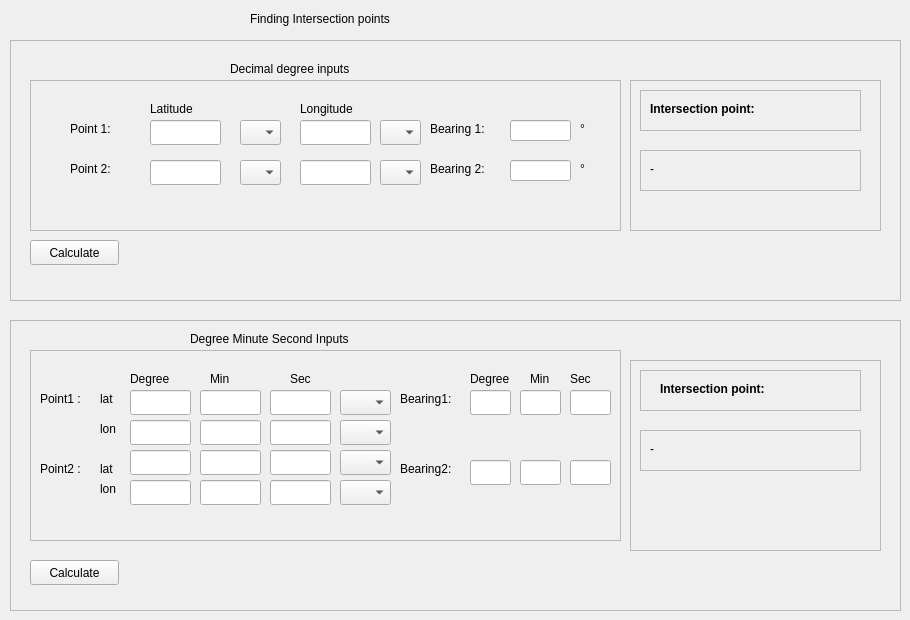
    <widget class="QWidget" name="tab_3">
     <attribute name="title">
      <string>Find Intersection points (input type: both)</string>
     </attribute>
     <widget class="QFrame" name="frame_7">
      <property name="geometry">
       <rect>
        <x>10</x>
        <y>40</y>
        <width>891</width>
        <height>261</height>
       </rect>
      </property>
      <property name="frameShape">
       <enum>QFrame::StyledPanel</enum>
      </property>
      <property name="frameShadow">
       <enum>QFrame::Raised</enum>
      </property>
      <widget class="QPushButton" name="calculate_inter_point_button">
       <property name="geometry">
        <rect>
         <x>20</x>
         <y>200</y>
         <width>89</width>
         <height>25</height>
        </rect>
       </property>
       <property name="text">
        <string>Calculate</string>
       </property>
      </widget>
      <widget class="QFrame" name="frame_14">
       <property name="geometry">
        <rect>
         <x>20</x>
         <y>40</y>
         <width>591</width>
         <height>151</height>
        </rect>
       </property>
       <property name="frameShape">
        <enum>QFrame::StyledPanel</enum>
       </property>
       <property name="frameShadow">
        <enum>QFrame::Raised</enum>
       </property>
       <widget class="QLineEdit" name="lon1_dd_tab3">
        <property name="geometry">
         <rect>
          <x>270</x>
          <y>40</y>
          <width>71</width>
          <height>25</height>
         </rect>
        </property>
       </widget>
       <widget class="QComboBox" name="lat1_pole_tab3">
        <property name="geometry">
         <rect>
          <x>210</x>
          <y>40</y>
          <width>41</width>
          <height>25</height>
         </rect>
        </property>
       </widget>
       <widget class="QComboBox" name="lon1_tab3_dir">
        <property name="geometry">
         <rect>
          <x>350</x>
          <y>40</y>
          <width>41</width>
          <height>25</height>
         </rect>
        </property>
       </widget>
       <widget class="QLineEdit" name="lat1_dd_tab3">
        <property name="geometry">
         <rect>
          <x>120</x>
          <y>40</y>
          <width>71</width>
          <height>25</height>
         </rect>
        </property>
       </widget>
       <widget class="QComboBox" name="lon2_dir_tab3">
        <property name="geometry">
         <rect>
          <x>350</x>
          <y>80</y>
          <width>41</width>
          <height>25</height>
         </rect>
        </property>
       </widget>
       <widget class="QLineEdit" name="lat2_dd_tab3">
        <property name="geometry">
         <rect>
          <x>120</x>
          <y>80</y>
          <width>71</width>
          <height>25</height>
         </rect>
        </property>
       </widget>
       <widget class="QComboBox" name="lat2_pole_tab3">
        <property name="geometry">
         <rect>
          <x>210</x>
          <y>80</y>
          <width>41</width>
          <height>25</height>
         </rect>
        </property>
       </widget>
       <widget class="QLineEdit" name="lon2_dd_tab3">
        <property name="geometry">
         <rect>
          <x>270</x>
          <y>80</y>
          <width>71</width>
          <height>25</height>
         </rect>
        </property>
       </widget>
       <widget class="QLineEdit" name="bearing2_dd_tab3">
        <property name="geometry">
         <rect>
          <x>480</x>
          <y>80</y>
          <width>61</width>
          <height>21</height>
         </rect>
        </property>
       </widget>
       <widget class="QLabel" name="label_57">
        <property name="geometry">
         <rect>
          <x>400</x>
          <y>40</y>
          <width>81</width>
          <height>17</height>
         </rect>
        </property>
        <property name="text">
         <string>Bearing 1:</string>
        </property>
       </widget>
       <widget class="QLineEdit" name="bearing1_dd_tab3">
        <property name="geometry">
         <rect>
          <x>480</x>
          <y>40</y>
          <width>61</width>
          <height>21</height>
         </rect>
        </property>
       </widget>
       <widget class="QLabel" name="label_59">
        <property name="geometry">
         <rect>
          <x>120</x>
          <y>20</y>
          <width>67</width>
          <height>17</height>
         </rect>
        </property>
        <property name="text">
         <string>Latitude</string>
        </property>
       </widget>
       <widget class="QLabel" name="label_60">
        <property name="geometry">
         <rect>
          <x>270</x>
          <y>20</y>
          <width>81</width>
          <height>17</height>
         </rect>
        </property>
        <property name="text">
         <string>Longitude</string>
        </property>
       </widget>
       <widget class="QLabel" name="label_55">
        <property name="geometry">
         <rect>
          <x>40</x>
          <y>40</y>
          <width>67</width>
          <height>17</height>
         </rect>
        </property>
        <property name="text">
         <string>Point 1:</string>
        </property>
       </widget>
       <widget class="QLabel" name="label_56">
        <property name="geometry">
         <rect>
          <x>40</x>
          <y>80</y>
          <width>67</width>
          <height>17</height>
         </rect>
        </property>
        <property name="text">
         <string>Point 2:</string>
        </property>
       </widget>
       <widget class="QLabel" name="label_58">
        <property name="geometry">
         <rect>
          <x>400</x>
          <y>80</y>
          <width>81</width>
          <height>17</height>
         </rect>
        </property>
        <property name="text">
         <string>Bearing 2:</string>
        </property>
       </widget>
       <widget class="QLabel" name="label_54">
        <property name="geometry">
         <rect>
          <x>550</x>
          <y>40</y>
          <width>16</width>
          <height>17</height>
         </rect>
        </property>
        <property name="text">
         <string>°</string>
        </property>
       </widget>
       <widget class="QLabel" name="label_75">
        <property name="geometry">
         <rect>
          <x>550</x>
          <y>80</y>
          <width>16</width>
          <height>17</height>
         </rect>
        </property>
        <property name="text">
         <string>°</string>
        </property>
       </widget>
      </widget>
      <widget class="QFrame" name="frame_15">
       <property name="geometry">
        <rect>
         <x>620</x>
         <y>40</y>
         <width>251</width>
         <height>151</height>
        </rect>
       </property>
       <property name="frameShape">
        <enum>QFrame::StyledPanel</enum>
       </property>
       <property name="frameShadow">
        <enum>QFrame::Raised</enum>
       </property>
       <widget class="QFrame" name="frame_32">
        <property name="geometry">
         <rect>
          <x>10</x>
          <y>10</y>
          <width>221</width>
          <height>41</height>
         </rect>
        </property>
        <property name="frameShape">
         <enum>QFrame::StyledPanel</enum>
        </property>
        <property name="frameShadow">
         <enum>QFrame::Raised</enum>
        </property>
        <widget class="QLabel" name="label_61">
         <property name="geometry">
          <rect>
           <x>10</x>
           <y>10</y>
           <width>201</width>
           <height>17</height>
          </rect>
         </property>
         <property name="font">
          <font>
           <weight>75</weight>
           <bold>true</bold>
          </font>
         </property>
         <property name="text">
          <string>Intersection point:</string>
         </property>
        </widget>
       </widget>
       <widget class="QFrame" name="frame_33">
        <property name="geometry">
         <rect>
          <x>10</x>
          <y>70</y>
          <width>221</width>
          <height>41</height>
         </rect>
        </property>
        <property name="frameShape">
         <enum>QFrame::StyledPanel</enum>
        </property>
        <property name="frameShadow">
         <enum>QFrame::Raised</enum>
        </property>
        <widget class="QLabel" name="intersection_point_value_label">
         <property name="geometry">
          <rect>
           <x>10</x>
           <y>10</y>
           <width>361</width>
           <height>17</height>
          </rect>
         </property>
         <property name="text">
          <string>-</string>
         </property>
        </widget>
       </widget>
      </widget>
      <widget class="QLabel" name="label_62">
       <property name="geometry">
        <rect>
         <x>220</x>
         <y>20</y>
         <width>211</width>
         <height>17</height>
        </rect>
       </property>
       <property name="text">
        <string>Decimal degree inputs</string>
       </property>
      </widget>
     </widget>
     <widget class="QFrame" name="frame_16">
      <property name="geometry">
       <rect>
        <x>10</x>
        <y>320</y>
        <width>891</width>
        <height>291</height>
       </rect>
      </property>
      <property name="frameShape">
       <enum>QFrame::StyledPanel</enum>
      </property>
      <property name="frameShadow">
       <enum>QFrame::Raised</enum>
      </property>
      <widget class="QFrame" name="frame_8">
       <property name="geometry">
        <rect>
         <x>20</x>
         <y>30</y>
         <width>591</width>
         <height>191</height>
        </rect>
       </property>
       <property name="frameShape">
        <enum>QFrame::StyledPanel</enum>
       </property>
       <property name="frameShadow">
        <enum>QFrame::Raised</enum>
       </property>
       <widget class="QLabel" name="label_64">
        <property name="geometry">
         <rect>
          <x>10</x>
          <y>40</y>
          <width>51</width>
          <height>17</height>
         </rect>
        </property>
        <property name="text">
         <string>Point1 :</string>
        </property>
       </widget>
       <widget class="QLabel" name="label_65">
        <property name="geometry">
         <rect>
          <x>10</x>
          <y>110</y>
          <width>51</width>
          <height>17</height>
         </rect>
        </property>
        <property name="text">
         <string>Point2 :</string>
        </property>
       </widget>
       <widget class="QLineEdit" name="lat1_deg_dms_tab3">
        <property name="geometry">
         <rect>
          <x>100</x>
          <y>40</y>
          <width>61</width>
          <height>25</height>
         </rect>
        </property>
       </widget>
       <widget class="QLineEdit" name="lat1_min_dms_tab3">
        <property name="geometry">
         <rect>
          <x>170</x>
          <y>40</y>
          <width>61</width>
          <height>25</height>
         </rect>
        </property>
       </widget>
       <widget class="QLineEdit" name="lat1_sec_dms_tab3">
        <property name="geometry">
         <rect>
          <x>240</x>
          <y>40</y>
          <width>61</width>
          <height>25</height>
         </rect>
        </property>
       </widget>
       <widget class="QComboBox" name="point1_pole_tab3">
        <property name="geometry">
         <rect>
          <x>310</x>
          <y>40</y>
          <width>51</width>
          <height>25</height>
         </rect>
        </property>
       </widget>
       <widget class="QLineEdit" name="bearing1_deg_dms_tab3">
        <property name="geometry">
         <rect>
          <x>440</x>
          <y>40</y>
          <width>41</width>
          <height>25</height>
         </rect>
        </property>
       </widget>
       <widget class="QLineEdit" name="bearing1_min_dms_tab3">
        <property name="geometry">
         <rect>
          <x>490</x>
          <y>40</y>
          <width>41</width>
          <height>25</height>
         </rect>
        </property>
       </widget>
       <widget class="QLineEdit" name="bearing1_sec_dms_tab3">
        <property name="geometry">
         <rect>
          <x>540</x>
          <y>40</y>
          <width>41</width>
          <height>25</height>
         </rect>
        </property>
       </widget>
       <widget class="QLineEdit" name="lat2_deg_dms_tab3">
        <property name="geometry">
         <rect>
          <x>100</x>
          <y>100</y>
          <width>61</width>
          <height>25</height>
         </rect>
        </property>
       </widget>
       <widget class="QLineEdit" name="lat2_min_dms_tab3">
        <property name="geometry">
         <rect>
          <x>170</x>
          <y>100</y>
          <width>61</width>
          <height>25</height>
         </rect>
        </property>
       </widget>
       <widget class="QLineEdit" name="lat2_sec_dms_tab3">
        <property name="geometry">
         <rect>
          <x>240</x>
          <y>100</y>
          <width>61</width>
          <height>25</height>
         </rect>
        </property>
       </widget>
       <widget class="QComboBox" name="point2_pole_tab3">
        <property name="geometry">
         <rect>
          <x>310</x>
          <y>100</y>
          <width>51</width>
          <height>25</height>
         </rect>
        </property>
       </widget>
       <widget class="QLineEdit" name="bearing2_deg_dms_tab3">
        <property name="geometry">
         <rect>
          <x>440</x>
          <y>110</y>
          <width>41</width>
          <height>25</height>
         </rect>
        </property>
       </widget>
       <widget class="QLineEdit" name="bearing2_min_dms_tab3">
        <property name="geometry">
         <rect>
          <x>490</x>
          <y>110</y>
          <width>41</width>
          <height>25</height>
         </rect>
        </property>
       </widget>
       <widget class="QLineEdit" name="bearing2_sec_dms_tab3">
        <property name="geometry">
         <rect>
          <x>540</x>
          <y>110</y>
          <width>41</width>
          <height>25</height>
         </rect>
        </property>
       </widget>
       <widget class="QLabel" name="label_66">
        <property name="geometry">
         <rect>
          <x>100</x>
          <y>20</y>
          <width>67</width>
          <height>17</height>
         </rect>
        </property>
        <property name="text">
         <string>Degree</string>
        </property>
       </widget>
       <widget class="QLabel" name="label_67">
        <property name="geometry">
         <rect>
          <x>180</x>
          <y>20</y>
          <width>67</width>
          <height>17</height>
         </rect>
        </property>
        <property name="text">
         <string>Min</string>
        </property>
       </widget>
       <widget class="QLabel" name="label_68">
        <property name="geometry">
         <rect>
          <x>260</x>
          <y>20</y>
          <width>67</width>
          <height>17</height>
         </rect>
        </property>
        <property name="text">
         <string>Sec</string>
        </property>
       </widget>
       <widget class="QLabel" name="label_69">
        <property name="geometry">
         <rect>
          <x>440</x>
          <y>20</y>
          <width>51</width>
          <height>17</height>
         </rect>
        </property>
        <property name="text">
         <string>Degree</string>
        </property>
       </widget>
       <widget class="QLabel" name="label_70">
        <property name="geometry">
         <rect>
          <x>500</x>
          <y>20</y>
          <width>41</width>
          <height>17</height>
         </rect>
        </property>
        <property name="text">
         <string>Min</string>
        </property>
       </widget>
       <widget class="QLabel" name="label_71">
        <property name="geometry">
         <rect>
          <x>540</x>
          <y>20</y>
          <width>41</width>
          <height>17</height>
         </rect>
        </property>
        <property name="text">
         <string>Sec</string>
        </property>
       </widget>
       <widget class="QLineEdit" name="lon1_deg_dms_tab3">
        <property name="geometry">
         <rect>
          <x>100</x>
          <y>70</y>
          <width>61</width>
          <height>25</height>
         </rect>
        </property>
       </widget>
       <widget class="QLineEdit" name="lon1_min_dms_tab3">
        <property name="geometry">
         <rect>
          <x>170</x>
          <y>70</y>
          <width>61</width>
          <height>25</height>
         </rect>
        </property>
       </widget>
       <widget class="QLineEdit" name="lon1_sec_dms_tab3">
        <property name="geometry">
         <rect>
          <x>240</x>
          <y>70</y>
          <width>61</width>
          <height>25</height>
         </rect>
        </property>
       </widget>
       <widget class="QLineEdit" name="lon2_deg_dms_tab3">
        <property name="geometry">
         <rect>
          <x>100</x>
          <y>130</y>
          <width>61</width>
          <height>25</height>
         </rect>
        </property>
       </widget>
       <widget class="QLineEdit" name="lon2_min_dms_tab3">
        <property name="geometry">
         <rect>
          <x>170</x>
          <y>130</y>
          <width>61</width>
          <height>25</height>
         </rect>
        </property>
       </widget>
       <widget class="QLineEdit" name="lon2_sec_dms_tab3">
        <property name="geometry">
         <rect>
          <x>240</x>
          <y>130</y>
          <width>61</width>
          <height>25</height>
         </rect>
        </property>
       </widget>
       <widget class="QComboBox" name="point1_direction_tab3">
        <property name="geometry">
         <rect>
          <x>310</x>
          <y>70</y>
          <width>51</width>
          <height>25</height>
         </rect>
        </property>
       </widget>
       <widget class="QComboBox" name="point2_direction_tab3">
        <property name="geometry">
         <rect>
          <x>310</x>
          <y>130</y>
          <width>51</width>
          <height>25</height>
         </rect>
        </property>
       </widget>
       <widget class="QLabel" name="label_73">
        <property name="geometry">
         <rect>
          <x>70</x>
          <y>40</y>
          <width>31</width>
          <height>17</height>
         </rect>
        </property>
        <property name="text">
         <string>lat</string>
        </property>
       </widget>
       <widget class="QLabel" name="label_84">
        <property name="geometry">
         <rect>
          <x>70</x>
          <y>70</y>
          <width>31</width>
          <height>17</height>
         </rect>
        </property>
        <property name="text">
         <string>lon</string>
        </property>
       </widget>
       <widget class="QLabel" name="label_85">
        <property name="geometry">
         <rect>
          <x>70</x>
          <y>130</y>
          <width>31</width>
          <height>17</height>
         </rect>
        </property>
        <property name="text">
         <string>lon</string>
        </property>
       </widget>
       <widget class="QLabel" name="label_86">
        <property name="geometry">
         <rect>
          <x>70</x>
          <y>110</y>
          <width>31</width>
          <height>17</height>
         </rect>
        </property>
        <property name="text">
         <string>lat</string>
        </property>
       </widget>
       <widget class="QLabel" name="label_87">
        <property name="geometry">
         <rect>
          <x>370</x>
          <y>40</y>
          <width>67</width>
          <height>17</height>
         </rect>
        </property>
        <property name="text">
         <string>Bearing1:</string>
        </property>
       </widget>
       <widget class="QLabel" name="label_88">
        <property name="geometry">
         <rect>
          <x>370</x>
          <y>110</y>
          <width>67</width>
          <height>17</height>
         </rect>
        </property>
        <property name="text">
         <string>Bearing2:</string>
        </property>
       </widget>
      </widget>
      <widget class="QLabel" name="label_63">
       <property name="geometry">
        <rect>
         <x>180</x>
         <y>10</y>
         <width>261</width>
         <height>17</height>
        </rect>
       </property>
       <property name="text">
        <string>Degree Minute Second Inputs</string>
       </property>
      </widget>
      <widget class="QPushButton" name="calculate_intersection_dms_button">
       <property name="geometry">
        <rect>
         <x>20</x>
         <y>240</y>
         <width>89</width>
         <height>25</height>
        </rect>
       </property>
       <property name="text">
        <string>Calculate</string>
       </property>
      </widget>
      <widget class="QFrame" name="frame_18">
       <property name="geometry">
        <rect>
         <x>620</x>
         <y>40</y>
         <width>251</width>
         <height>191</height>
        </rect>
       </property>
       <property name="frameShape">
        <enum>QFrame::StyledPanel</enum>
       </property>
       <property name="frameShadow">
        <enum>QFrame::Raised</enum>
       </property>
       <widget class="QFrame" name="frame_34">
        <property name="geometry">
         <rect>
          <x>10</x>
          <y>10</y>
          <width>221</width>
          <height>41</height>
         </rect>
        </property>
        <property name="frameShape">
         <enum>QFrame::StyledPanel</enum>
        </property>
        <property name="frameShadow">
         <enum>QFrame::Raised</enum>
        </property>
        <widget class="QLabel" name="label_79">
         <property name="geometry">
          <rect>
           <x>20</x>
           <y>10</y>
           <width>131</width>
           <height>17</height>
          </rect>
         </property>
         <property name="font">
          <font>
           <weight>75</weight>
           <bold>true</bold>
          </font>
         </property>
         <property name="text">
          <string>Intersection point: </string>
         </property>
        </widget>
       </widget>
       <widget class="QFrame" name="frame_35">
        <property name="geometry">
         <rect>
          <x>10</x>
          <y>70</y>
          <width>221</width>
          <height>41</height>
         </rect>
        </property>
        <property name="frameShape">
         <enum>QFrame::StyledPanel</enum>
        </property>
        <property name="frameShadow">
         <enum>QFrame::Raised</enum>
        </property>
        <widget class="QLabel" name="intersection_value_dms_label">
         <property name="geometry">
          <rect>
           <x>10</x>
           <y>10</y>
           <width>351</width>
           <height>17</height>
          </rect>
         </property>
         <property name="text">
          <string>-</string>
         </property>
        </widget>
       </widget>
      </widget>
     </widget>
     <widget class="QLabel" name="label_90">
      <property name="geometry">
       <rect>
        <x>250</x>
        <y>10</y>
        <width>521</width>
        <height>17</height>
       </rect>
      </property>
      <property name="text">
       <string>Finding Intersection points</string>
      </property>
     </widget>
    </widget>
